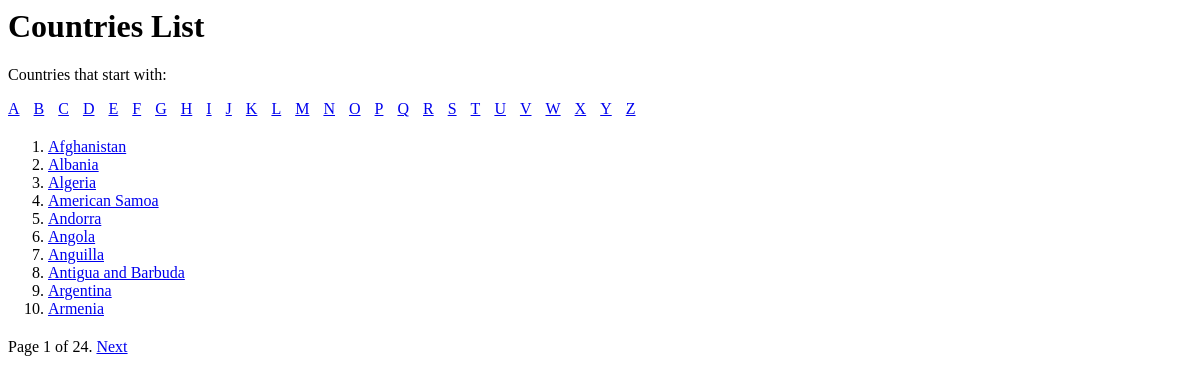
Screenshot of /countries_list with the database file from the repository.
### countries/models.py (models this page shows)
class Country(models.Model):
    name = models.CharField(max_length=30)
    languages = models.ManyToManyField(Language, blank=True)
    def __str__(self):
        return self.name

### countries/views.py (the view)
# urls.py: path('countries_list', views.countries_list, name='countries_list'),
def countries_list(request):
    countries = Country.objects.all()
    per_page = 10
    paginator = Paginator(countries, per_page)
    page = request.GET.get('page')
    try:
        countries = paginator.page(page)
    except PageNotAnInteger:
        countries = paginator.page(1)
    except EmptyPage:
        countries = paginator.page(paginator.num_pages)
    context = {'countries': countries, 'page': page, 'alphabet': list(string.ascii_uppercase)}
    return render(request, 'countries/countries_list.html', context)

### countries/templates/countries/countries_list.html (shortened to what this page needs)
{% load static %}
<link rel="stylesheet" type="text/css" href="{% static 'css/style.css' %}">
<!DOCTYPE html>
<html lang="en">
<head>
</head>
<body>
<h1><a href="{% url 'index' %}">Countries List</a></h1>
    <p>Countries that start with:</p>
    <div class="alpha">
        <ul class="list-inline">
        {% for alpha in alphabet %}
            <li><a href="{% url 'countries_list_alpha' alpha %}">{{ alpha }}</a></li>
        {% endfor %}
        </ul>
    </div>
    <ol start="{{ countries.start_index }}">
        {% for country in countries %}
            <li><a href="{% url 'countries_languages' country %}"> {{ country.name }}</a></li>
        {% endfor %}
    </ol>
{% include "countries/pagination.html" with page=countries %}
</body>
</html>

### countries/templates/countries/pagination.html (shortened to what this page needs)
<div class="pagination">
 <span class="step-links">
    <span class="current">
  Page {{ page.number }} of {{ page.paginator.num_pages }}.
    </span>
  {% if page.has_next %}
        <a href="?page={{ page.next_page_number }}">Next</a>
  {% endif %}
  </span>
</div>

### countries/static/css/style.css (style rules this page uses)
ol, ul { margin-top: 0; margin-bottom: 20px; }
.alpha { list-style: none; }
.list-inline { padding-left: 0; margin-left: -5px; list-style: none; }
.list-inline>li { display: inline-block; padding-right: 5px; padding-left: 5px; }
div { display: block; }
h1>a { text-decoration: none; color: #000; }

### rows the page displays
Country: name "Afghanistan"
Country: name "Albania"
Country: name "Algeria"
Country: name "American Samoa"
Country: name "Andorra"
Country: name "Angola"
Country: name "Anguilla"
Country: name "Antigua and Barbuda"
Country: name "Argentina"
Country: name "Armenia"

### other values shown
{{ alpha }} "A" "B" "C" "D" "E" "F" "G" "H" "I" "J" "K" "L" "M" "N" "O" "P" "Q" "R" "S" "T" "U" "V" "W" "X" "Y" "Z"
{{ page.number }} "1"
{{ page.paginator.num_pages }} "24"
